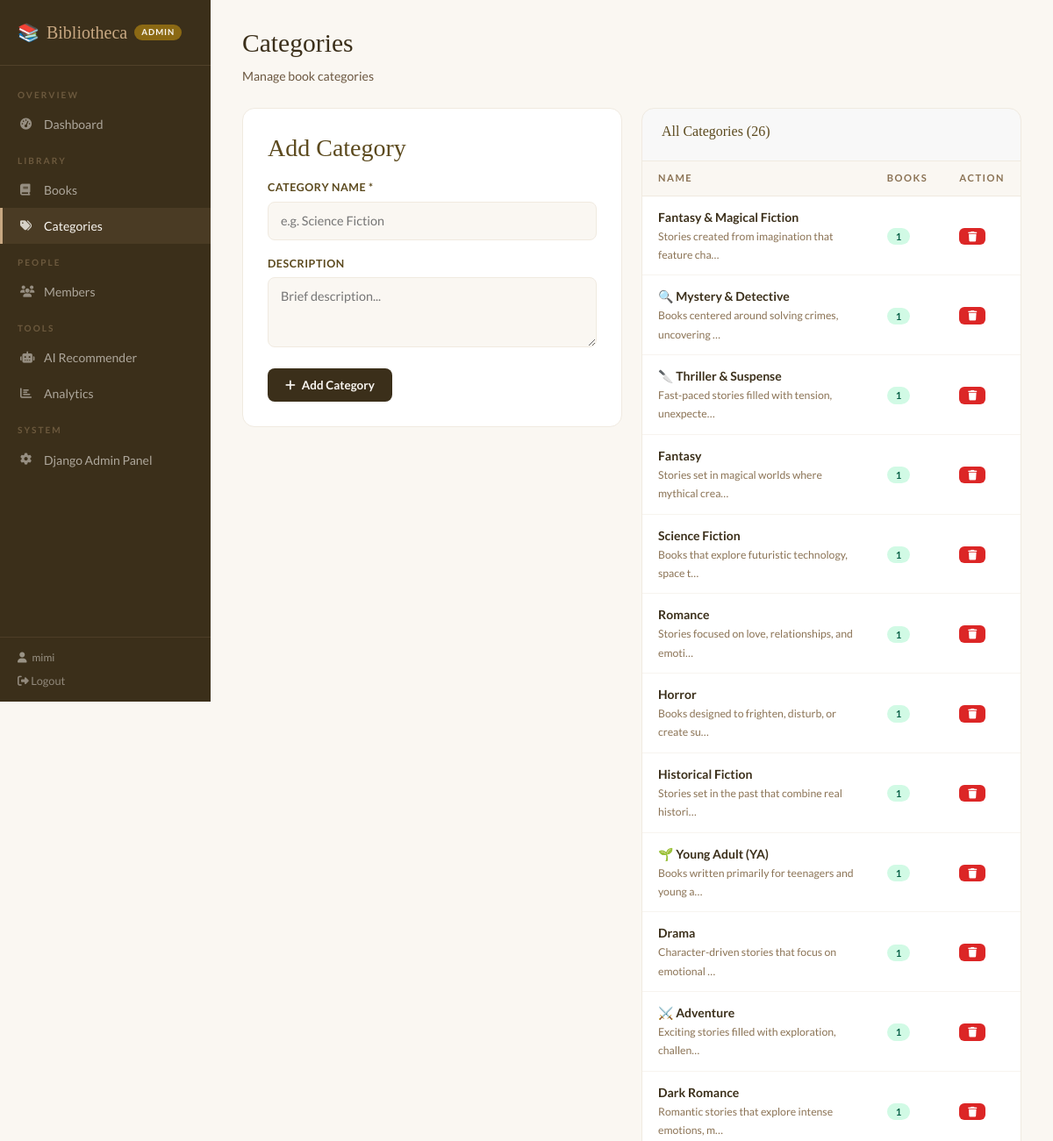
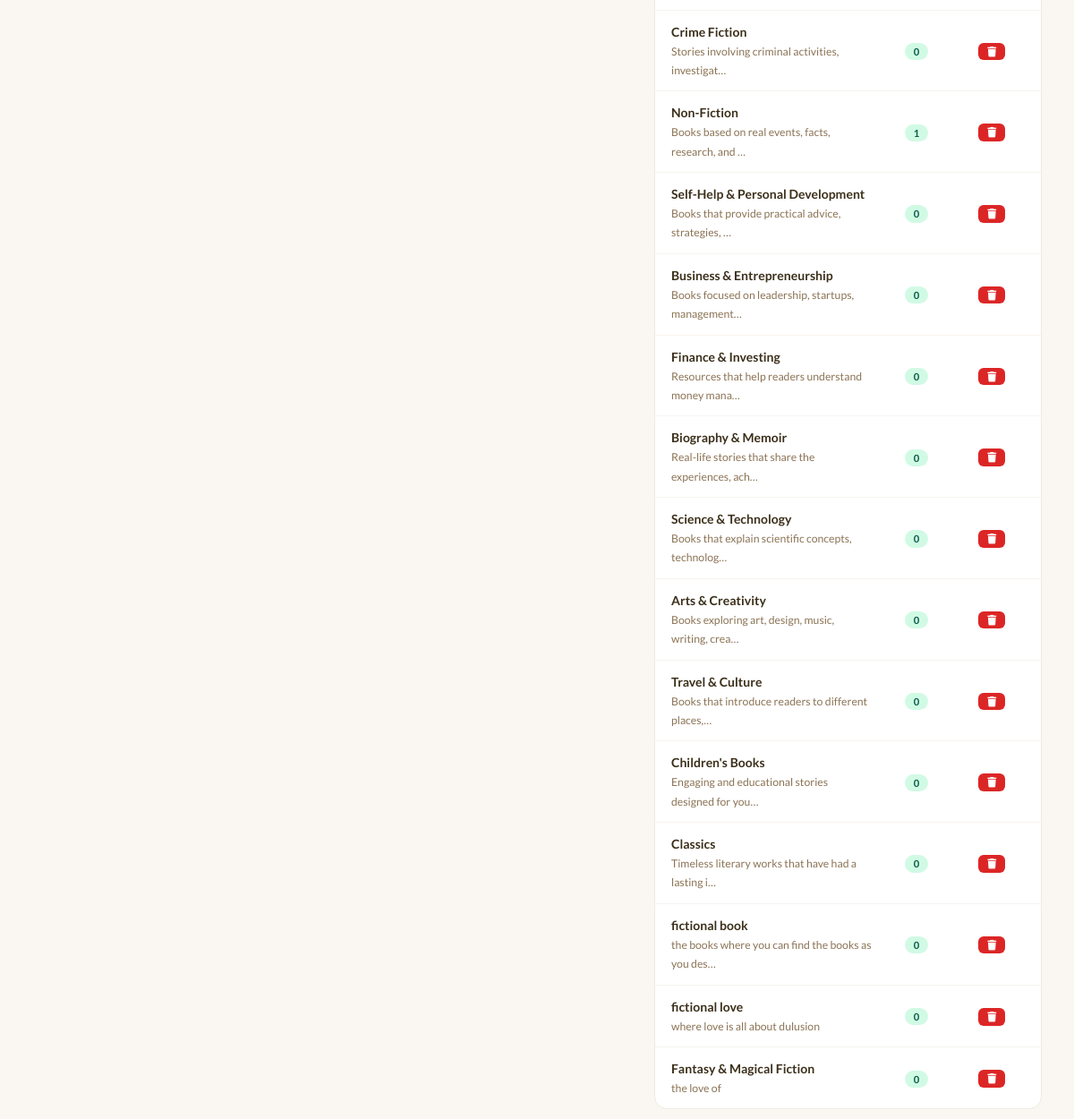
Page /categories/ (signed in) on the committed database (2 pictures, top to bottom).
### library/models.py (models this page shows, shortened)
class Category(models.Model):
    name = models.CharField(max_length=100)
    description = models.TextField(blank=True)
    class Meta:
        verbose_name_plural = "Categories"
        ordering = ['name']

### library/views.py (the view)
# urls.py: path('categories/', views.category_list, name='category_list'),
@login_required
def category_list(request):
    if not is_admin(request.user): return redirect('member_dashboard')
    if request.method == 'POST':
        name = request.POST.get('name', '').strip()
        desc = request.POST.get('description', '').strip()
        if name:
            Category.objects.create(name=name, description=desc)
            messages.success(request, f'Category "{name}" added!')
    categories = Category.objects.annotate(book_count=Count('books'))
    return render(request, 'library/category_list.html', {'categories': categories})

### library/views.py (called while the page is built)
def is_admin(user):
    return user.is_staff or user.is_superuser

### templates/library/category_list.html (shortened to what this page needs)
{% extends 'library/base.html' %}
{% block content %}
<div class="page-header"><h1>Categories</h1><p>Manage book categories</p></div>
<div style="display:grid;grid-template-columns:1fr 1fr;gap:22px;align-items:start;">
    <div style="background:white;border:1px solid var(--cream-dark);border-radius:14px;padding:28px;">
        <h3 style="font-family:'Playfair Display',serif;color:var(--brown-dark);margin-bottom:20px;">Add Category</h3>
        <form method="POST">
            <div class="form-group">
                <label>Category Name *</label>
                <input type="text" name="name" placeholder="e.g. Science Fiction" required>
            </div>
            <div class="form-group">
                <label>Description</label>
                <textarea name="description" placeholder="Brief description..."></textarea>
            </div>
            <button type="submit" class="btn-brown"><i class="fas fa-plus"></i> Add Category</button>
        </form>
    </div>
    <div class="card">
        <div class="card-header"><h3>All Categories ({{ categories.count }})</h3></div>
        <table>
            <thead><tr><th>Name</th><th>Books</th><th>Action</th></tr></thead>
            <tbody>
            {% for cat in categories %}
            <tr>
                <td><strong>{{ cat.name }}</strong>{% if cat.description %}<br><small style="color:#8B7355;">{{ cat.description|truncatechars:50 }}</small>{% endif %}</td>
                <td><span class="badge badge-approved">{{ cat.book_count }}</span></td>
                <td><a href="{% url 'category_delete' cat.pk %}" class="btn-red" style="font-size:0.72rem;padding:4px 10px;" onclick="return confirm('Delete this category?')"><i class="fas fa-trash"></i></a></td>
            </tr>
            {% empty %}
            <tr><td colspan="3" style="text-align:center;color:#8B7355;padding:24px;">No categories yet.</td></tr>
            {% endfor %}
            </tbody>
        </table>
    </div>
</div>
{% endblock %}

### templates/library/base.html (shortened to what this page needs)
<!DOCTYPE html>
<html lang="en">
<head>
    <link href="https://cdn.jsdelivr.net/npm/bootstrap@5.3.2/dist/css/bootstrap.min.css" rel="stylesheet">
    <link href="https://cdnjs.cloudflare.com/ajax/libs/font-awesome/6.4.0/css/all.min.css" rel="stylesheet">
</head>
<body>
<div class="sidebar">
    <div class="sidebar-brand">
        <a href="{% if request.user.is_staff %}{% url 'admin_dashboard' %}{% else %}{% url 'member_dashboard' %}{% endif %}">
            <span>📚</span> Bibliotheca
            {% if request.user.is_staff %}<span class="sidebar-badge">Admin</span>
            {% else %}<span class="sidebar-badge">Member</span>{% endif %}
        </a>
    </div>
    <nav class="sidebar-nav">
        {% if request.user.is_staff %}
        <div class="nav-sec">Overview</div>
        <a href="{% url 'admin_dashboard' %}" {% if request.resolver_match.url_name == 'admin_dashboard' %}class="active"{% endif %}><i class="fas fa-tachometer-alt"></i> Dashboard</a>
        <div class="nav-sec">Library</div>
        <a href="{% url 'book_list' %}" {% if 'book' in request.resolver_match.url_name %}class="active"{% endif %}><i class="fas fa-book"></i> Books</a>
        <a href="{% url 'category_list' %}" {% if request.resolver_match.url_name == 'category_list' %}class="active"{% endif %}><i class="fas fa-tags"></i> Categories</a>
        <div class="nav-sec">People</div>
        <a href="{% url 'member_list' %}" {% if request.resolver_match.url_name == 'member_list' %}class="active"{% endif %}><i class="fas fa-users"></i> Members</a>
        <div class="nav-sec">Tools</div>
        <a href="{% url 'ai_recommender' %}" {% if request.resolver_match.url_name == 'ai_recommender' %}class="active"{% endif %}><i class="fas fa-robot"></i> AI Recommender</a>
        <a href="{% url 'analytics' %}" {% if request.resolver_match.url_name == 'analytics' %}class="active"{% endif %}><i class="fas fa-chart-bar"></i> Analytics</a>
        <div class="nav-sec">System</div>
        <a href="/admin" target="_blank"><i class="fas fa-cog"></i> Django Admin Panel</a>
        {% endif %}
    </nav>
    <div class="sidebar-user">
        <span><i class="fas fa-user" style="margin-right:6px;"></i>{{ request.user.username }}</span>
        <a href="{% url 'logout' %}" style="color:rgba(250,247,242,0.45);text-decoration:none;font-size:0.8rem;transition:color 0.15s;" onmouseover="this.style.color='var(--cream)'" onmouseout="this.style.color='rgba(250,247,242,0.45)'">
            <i class="fas fa-sign-out-alt"></i> Logout
        </a>
    </div>
</div>
<div class="main-content">
    {% block content %}{% endblock %}
</div>
</body>
</html>

### templates/library/base.html (style rules this page uses)
:root { --cream:#FAF7F2;--cream-dark:#F0EAE0;--brown-light:#C8A882;--brown:#8B6914;--brown-dark:#5C4A1E;--brown-deep:#3B2F1A; }
* { margin:0;padding:0;box-sizing:border-box; }
body { font-family:'Lato',sans-serif;background:var(--cream);color:var(--brown-deep); }
.sidebar { width:240px;min-height:100vh;background:var(--brown-deep);position:fixed;left:0;top:0;display:flex;flex-direction:column;z-index:100; }
.sidebar-brand { padding:22px 20px;border-bottom:1px solid rgba(200,168,130,0.15); }
.sidebar-brand a { font-family:'Playfair Display',serif;color:var(--brown-light);font-size:1.25rem;text-decoration:none;display:flex;align-items:center;gap:8px; }
.sidebar-badge { font-size:0.6rem;background:var(--brown);color:var(--cream);padding:2px 8px;border-radius:20px;font-family:'Lato',sans-serif;font-weight:700;letter-spacing:1px;text-transform:uppercase; }
.sidebar-nav { padding:12px 0;flex:1; }
.nav-sec { padding:14px 20px 5px;font-size:0.63rem;font-weight:700;letter-spacing:2px;text-transform:uppercase;color:rgba(200,168,130,0.35); }
.sidebar-nav a { display:flex;align-items:center;gap:11px;padding:10px 20px;color:rgba(250,247,242,0.6);text-decoration:none;font-size:0.875rem;transition:all 0.15s;border-left:3px solid transparent; }
.sidebar-nav a:hover,.sidebar-nav a.active { color:var(--cream);background:rgba(200,168,130,0.1);border-left-color:var(--brown-light); }
.sidebar-nav a i { width:16px;font-size:0.82rem;opacity:0.8; }
.sidebar-user { padding:14px 20px;border-top:1px solid rgba(200,168,130,0.12);display:flex;flex-direction:column;gap:8px; }
.sidebar-user span { color:rgba(250,247,242,0.5);font-size:0.75rem; }
.main-content { margin-left:240px;min-height:100vh;padding:32px 36px; }
.page-header { margin-bottom:26px; }
.page-header h1 { font-family:'Playfair Display',serif;font-size:1.85rem;color:var(--brown-deep); }
.page-header p { color:#6B5740;font-size:0.88rem;margin-top:4px; }
.card { background:white;border:1px solid var(--cream-dark);border-radius:14px;overflow:hidden; }
.card-header { padding:16px 22px;border-bottom:1px solid var(--cream-dark);display:flex;align-items:center;justify-content:space-between; }
.card-header h3 { font-family:'Playfair Display',serif;font-size:1rem;color:var(--brown-dark); }
table { width:100%;border-collapse:collapse; }
th { padding:11px 18px;text-align:left;font-size:0.7rem;font-weight:700;text-transform:uppercase;letter-spacing:1.5px;color:#8B7355;background:var(--cream);border-bottom:1px solid var(--cream-dark); }
td { padding:13px 18px;font-size:0.875rem;color:var(--brown-deep);border-bottom:1px solid rgba(240,234,224,0.5); }
tr:last-child td { border-bottom:none; }
.badge { padding:4px 10px;border-radius:20px;font-size:0.7rem;font-weight:700;display:inline-block; }
.badge-approved { background:#d1fae5;color:#065f46; }
.btn-brown { background:var(--brown-deep);color:var(--cream);border:none;padding:9px 20px;border-radius:8px;font-size:0.84rem;font-weight:700;cursor:pointer;text-decoration:none;display:inline-flex;align-items:center;gap:7px;transition:all 0.15s; }
.btn-red { background:#dc2626;color:white;border:none;padding:6px 13px;border-radius:6px;font-size:0.77rem;font-weight:700;text-decoration:none;display:inline-flex;align-items:center;gap:5px;transition:all 0.15s; }
.form-group { margin-bottom:18px; }
.form-group label { display:block;font-size:0.78rem;font-weight:700;color:var(--brown-dark);text-transform:uppercase;letter-spacing:0.5px;margin-bottom:6px; }
.form-group input,.form-group select,.form-group textarea { width:100%;padding:10px 14px;border:1.5px solid var(--cream-dark);border-radius:8px;font-family:'Lato',sans-serif;font-size:0.9rem;color:var(--brown-deep);background:var(--cream);outline:none;transition:border-color 0.15s; }
.form-group textarea { resize:vertical;min-height:80px; }

### rows in the picture
Category: name "Fantasy & Magical Fiction", description "Stories created from imagination that feature cha…", book_count "1"
Category: name "🔍 Mystery & Detective", description "Books centered around solving crimes, uncovering …", book_count "1"
Category: name "🔪 Thriller & Suspense", description "Fast-paced stories filled with tension, unexpecte…", book_count "1"
Category: name "Fantasy", description "Stories set in magical worlds where mythical crea…", book_count "1"
Category: name "Science Fiction", description "Books that explore futuristic technology, space t…", book_count "1"
Category: name "Romance", description "Stories focused on love, relationships, and emoti…", book_count "1"
Category: name "Horror", description "Books designed to frighten, disturb, or create su…", book_count "1"
Category: name "Historical Fiction", description "Stories set in the past that combine real histori…", book_count "1"
Category: name "🌱 Young Adult (YA)", description "Books written primarily for teenagers and young a…", book_count "1"
Category: name "Drama", description "Character-driven stories that focus on emotional …", book_count "1"
Category: name "⚔️ Adventure", description "Exciting stories filled with exploration, challen…", book_count "1"
Category: name "Dark Romance", description "Romantic stories that explore intense emotions, m…", book_count "1"
Category: name "Crime Fiction", description "Stories involving criminal activities, investigat…", book_count "0"
Category: name "Non-Fiction", description "Books based on real events, facts, research, and …", book_count "1"
Category: name "Self-Help & Personal Development", description "Books that provide practical advice, strategies, …", book_count "0"
Category: name "Business & Entrepreneurship", description "Books focused on leadership, startups, management…", book_count "0"
Category: name "Finance & Investing", description "Resources that help readers understand money mana…", book_count "0"
Category: name "Biography & Memoir", description "Real-life stories that share the experiences, ach…", book_count "0"
Category: name "Science & Technology", description "Books that explain scientific concepts, technolog…", book_count "0"
Category: name "Arts & Creativity", description "Books exploring art, design, music, writing, crea…", book_count "0"
Category: name "Travel & Culture", description "Books that introduce readers to different places,…", book_count "0"
Category: name "Children's Books", description "Engaging and educational stories designed for you…", book_count "0"
Category: name "Classics", description "Timeless literary works that have had a lasting i…", book_count "0"
Category: name "fictional book", description "the books where you can find the books as you des…", book_count "0"
Category: name "fictional love", description "where love is all about dulusion", book_count "0"
Category: name "Fantasy & Magical Fiction", description "the love of", book_count "0"

### other values in the picture
{{ request.user.username }} "mimi"
{{ categories.count }} "26"
